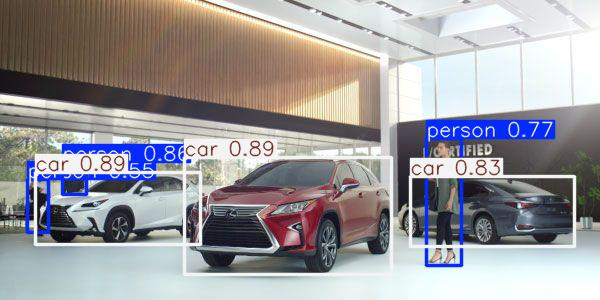
#> input picture runs/detect/exp/image0.jpg, 600 x 300 px, given in place of _preview.png, which was not available
$ jupyter execute --allow-errors CV_models_and_algorithms__tutorial.ipynb   (shell and % lines are left out)   (text cells are left out)
#> lines starting #> are read from the running program, lines starting #| are printed output that depends on the picture; after the words box and inside, x2 and y2 are one past the last pixel; in counts of white or black regions, pixels touching at a corner belong together; pictures that were not available may be replaced by others from this repository, and a replacement may not be noted
[cell 1]
import pandas as pd
import cv2
import matplotlib.pyplot as plt
import os
os.getcwd()

[cell 2]
os.chdir('..')

#> (a cell that did not finish here is left out)

#> (a cell that did not finish here is left out)

#> (a cell that did not finish here is left out)

[cell 6]
from typing import Tuple

def locate_image_on_image(locate_image: str, on_image: str, prefix: str = '', visualize: bool = False, color: Tuple[int, int, int] = (0, 0, 255)):
#> called with prefix = 'eng_', visualize = True, color = (0, 0, 255)
    try:

        image = cv2.imread(on_image)
#> image is the input picture: shape (300, 600, 3); mean B, G, R 157.9, 154.9, 156.7
        gray = cv2.cvtColor(image, cv2.COLOR_RGB2GRAY)
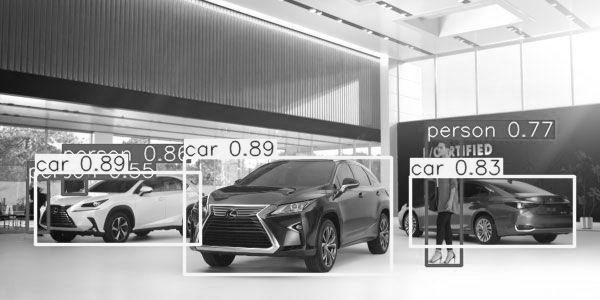
#> gray: shape (300, 600); min 2, max 255, mean 156

        template = cv2.imread(locate_image, 0)
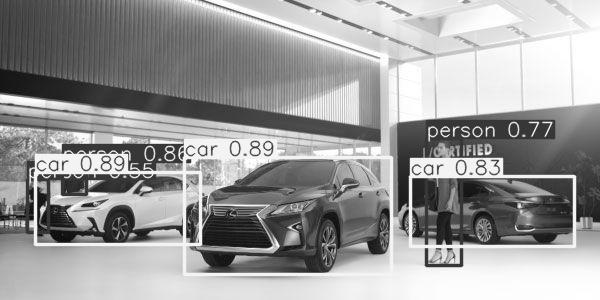
#> template: shape (300, 600); min 0, max 255, mean 155.9

        result = cv2.matchTemplate(gray, template, cv2.TM_CCOEFF)
#> result = [938177536]
        _, _, _, max_loc = cv2.minMaxLoc(result)
#> max_loc = (0, 0)

        height, width = template.shape[:2]
#> height = 300; width = 600

        top_left = max_loc
#> top_left = (0, 0)
        bottom_right = (top_left[0] + width, top_left[1] + height)
#> bottom_right = (600, 300)

        if visualize:
            cv2.rectangle(image, top_left, bottom_right, color, 1)
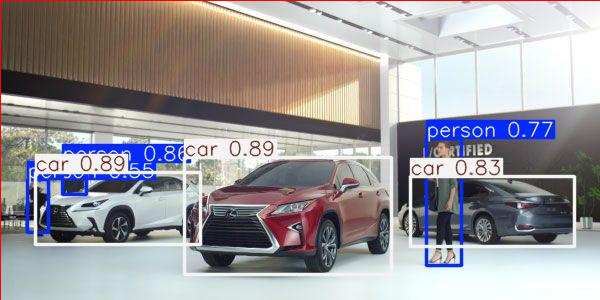
#> image: shape (300, 600, 3); 0.5% of pixels changed, all inside (x1, y1, x2, y2) = (0, 0, 600, 300)
            plt.figure(figsize=(10, 10))
            plt.axis('off')
            image = cv2.cvtColor(image, cv2.COLOR_BGR2RGB)
            plt.imshow(image)

        return {f'{prefix}top_left_pos': top_left, f'{prefix}bottom_right_pos': bottom_right}

    except cv2.error as err:
        print(err)

[cell 7]
locate_image_on_image(
    'data/adluido/Challenge_Data/Assets/4c3bb41d4f40f39842b7b8d3f536366a/engagement_instruction.png', 'data/adluido/Challenge_Data/Assets/4c3bb41d4f40f39842b7b8d3f536366a/_preview.png', prefix='eng_', visualize=True)

[cell 8]
locate_image_on_image(
    'data/adluido/Challenge_Data/Assets/6c200017bb5cb921e59f6a6c09491ad5/engagement_instruction.png', 'data/adluido/Challenge_Data/Assets/6c200017bb5cb921e59f6a6c09491ad5/_preview.png', prefix='eng_', visualize=True)

[cell 9]
import extcolors
import pandas as pd
from colormap import rgb2hex
from matplotlib import pyplot as plt
from PIL import Image

[cell 10]
def identify_color_composition(image,
                               tolerance: int = 12,
                               limit: int = 2,
                               visualize: bool = False) -> None:
    """Function that identifies the color composition of a
    given image path."""

    extracted_colors = extcolors.extract_from_path(
        image, tolerance=tolerance, limit=limit)

    identified_colors = color_to_df(extracted_colors)

    if not visualize:
        return identified_colors

    list_color = list(identified_colors['c_code'])
    list_percent = [int(i) for i in list(identified_colors['occurrence'])]

    text_c = [c + ' ' + str(round(p*100/sum(list_percent), 1)) + '%' for c, p in zip(list_color,
                                                                                     list_percent)]
    fig, ax = plt.subplots(nrows=1, ncols=2, figsize=(100, 100), dpi=10)
    wedges, _ = ax[0].pie(list_percent,
                          labels=text_c,
                          labeldistance=1.05,
                          colors=list_color,
                          textprops={'fontsize': 60, 'color': 'black'}
                          )

    plt.setp(wedges, width=0.3)

    # create space in the center
    plt.setp(wedges, width=0.36)

    ax[0].set_aspect("equal")
    fig.set_facecolor('grey')

    ax[1].imshow(Image.open(image))

    plt.show()

    return identified_colors


# [22 lines left out: function color_to_df, not called in this run]

[cell 11]
identify_color_composition('data/adluido/Challenge_Data/Assets/d982317438736aac9cb37b3e66a2f555/landing.png',tolerance=12,limit=8, visualize=True)
#> (the call stopped at in identify_color_composition, `extracted_colors = extcolors.extract_from_path( image, tolerance=toler..`: extcolors is not available in this run)

[cell 12]
identify_color_composition(
    '/content/drive/MyDrive/presentations/week10/Assets/5a48ffcbf611f167ecbb884e807f31f6/engagement_instruction.png', visualize=True)
#> (the call stopped at in identify_color_composition, `extracted_colors = extcolors.extract_from_path( image, tolerance=toler..`: extcolors is not available in this run)

[cell 13]
identify_color_composition(
    '/content/drive/MyDrive/presentations/week10/Assets/5a48ffcbf611f167ecbb884e807f31f6/cta.png', limit=3 ,visualize=True)
#> (the call stopped at in identify_color_composition, `extracted_colors = extcolors.extract_from_path( image, tolerance=toler..`: extcolors is not available in this run)

[cell 14]
import torch

[cell 15]
%cd yolov7
%cd ..

[cell 16]
import pytesseract
import cv2
import numpy as np
from typing import List, Tuple

[cell 17]
# [37 lines left out: functions convert_hex_to_rgb, get_luminance, not called in this run]

def fix_image_background(image_path: str):
    identified_colors = identify_color_composition(image_path)
    text_color = identified_colors['c_code'].to_list()[0]
    text_color_rgb = identified_colors['rgb'].to_list()[0]
    luminance = get_luminance(hex_color=text_color)

    if luminance < 140:
        background_color = (255, 255, 255)
    else:
        background_color = (0, 0, 0)

    # Load image
    image = cv2.imread(image_path)

    # Make all perfectly green pixels white
    image[np.all(image != text_color_rgb, axis=-1)] = background_color

    return image

def extract_text(image_path, tesseract_cmd: str = '', fix_background: bool = False):
    # pytesseract.pytesseract.tesseract_cmd = tesseract_cmd
    try:
        if fix_background:
            text = pytesseract.image_to_string(
                fix_image_background(image_path))
        else:
            text = pytesseract.image_to_string(image_path)

        return text

    except pytesseract.TesseractNotFoundError:
        raise Exception(
            f'Failure: Tesseract is not installed or not available in the defined path {tesseract_cmd}')

[cell 18]
extract_text('data/adluido/Challenge_Data/Assets/f125ec6ad94bd7b93c1502fb7e16e2ba/_preview.png')
#> (the call stopped at in extract_text, `text = pytesseract.image_to_string(image_path)`: pytesseract is not available in this run)

[cell 19]
extract_text('data/adluido/Challenge_Data/Assets/5a48ffcbf611f167ecbb884e807f31f6/engagement_instruction.png', fix_background=True)
#> (the call stopped at in identify_color_composition, `extracted_colors = extcolors.extract_from_path( image, tolerance=toler..`: extcolors is not available in this run)

[cell 20]
extract_text('data/adluido/Challenge_Data/Assets/5a48ffcbf611f167ecbb884e807f31f6/cta.png', fix_background=True)
#> (the call stopped at in identify_color_composition, `extracted_colors = extcolors.extract_from_path( image, tolerance=toler..`: extcolors is not available in this run)
